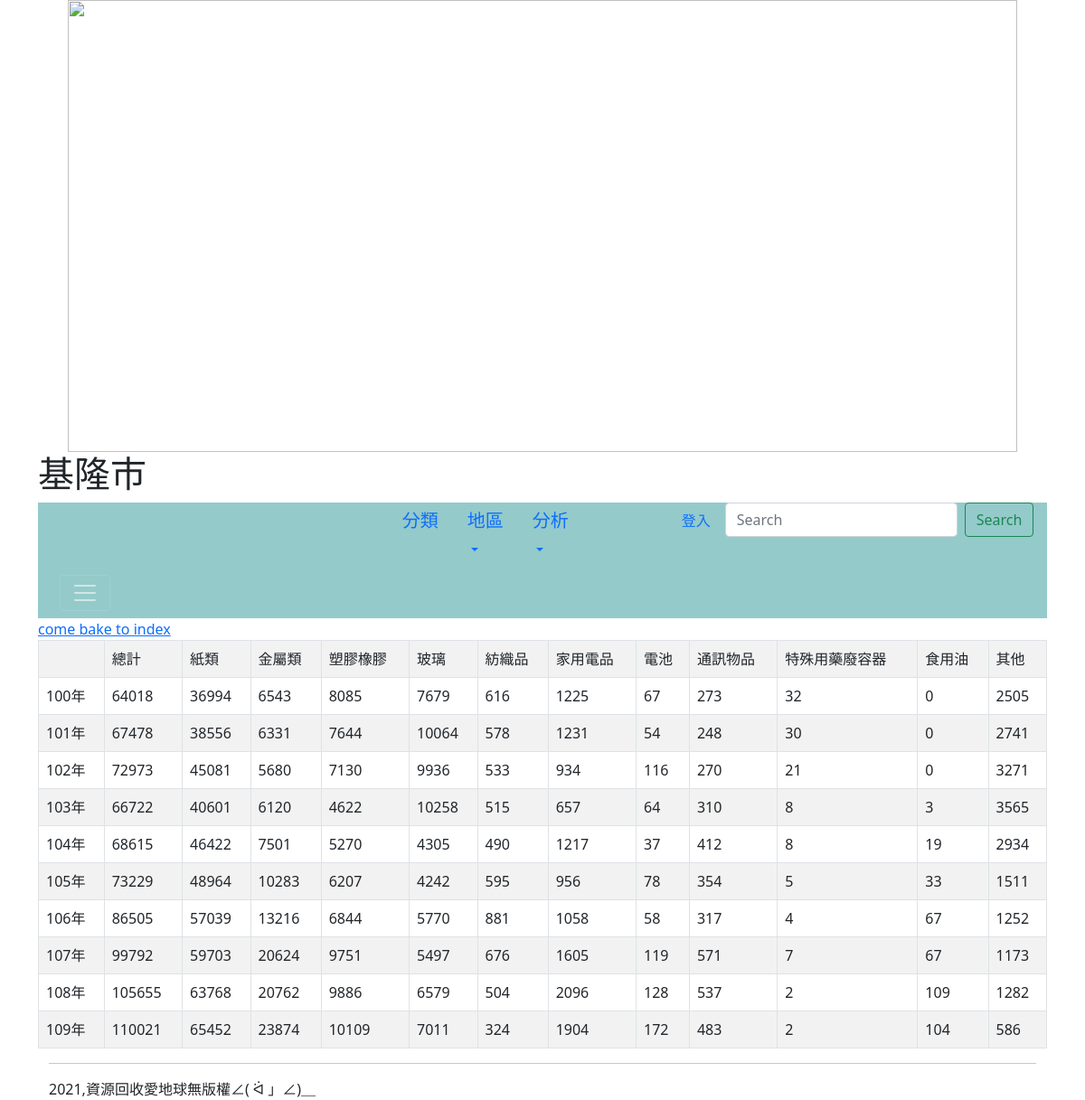
The app's page /keelung/ with its own data.
### mysite/models.py (models this page shows, shortened)
class Type(models.Model):
	年度 = models.CharField(max_length=200)
	地區 =models.CharField(max_length=200)
	總計 = models.PositiveIntegerField(default=0)
	紙類 = models.PositiveIntegerField(default=0)
	金屬類 = models.PositiveIntegerField(default=0)
	塑膠橡膠= models.PositiveIntegerField(default=0)
	玻璃 = models.PositiveIntegerField(default=0)
	紡織品 = models.PositiveIntegerField(default=0)
	家用電品 = models.PositiveIntegerField(default=0)
	電池 = models.PositiveIntegerField(default=0)
	通訊物品 = models.PositiveIntegerField(default=0)
	特殊用藥廢容器 = models.PositiveIntegerField(default=0)
	食用油 = models.PositiveIntegerField(default=0)
	其他 = models.PositiveIntegerField(default=0)

### mysite/views.py (the view)
# urls.py: path('keelung/',keelung),
def keelung(request):
	types=Type.objects.all()
	types2=Type.objects.filter(地區="基隆市")
	return render(request, "keelung.html", locals())

### templates/keelung.html (shortened to what this page needs)
{% extends "base.html" %}
{% block headmessage %} <h1>基隆市</h1> {% endblock %}
{% block content %}
<a href="/">come bake to index</a><br>
<table class='table table-striped table-bordered'>
	<tr>
		<td>     </td>
		<td>總計</td>
		<td>紙類</td>
		<td>金屬類</td>
		<td>塑膠橡膠</td>
		<td>玻璃</td>
		<td>紡織品</td>
		<td>家用電品</td>
		<td>電池</td>
		<td>通訊物品</td>
		<td>特殊用藥廢容器</td>
		<td>食用油</td>
		<td>其他</td>
	</tr>
	{% for type in types2 %}
	<tr>
		<td>{{ type.年度 }}</td>
		<td>{{ type.總計 }}</td>
		<td>{{ type.紙類 }}</td>
		<td>{{ type.金屬類 }}</td>
		<td>{{ type.塑膠橡膠 }}</td>
		<td>{{ type.玻璃 }}</td>
		<td>{{ type.紡織品 }}</td>
		<td>{{ type.家用電品 }}</td>
		<td>{{ type.電池 }}</td>
		<td>{{ type.通訊物品 }}</td>
		<td>{{ type.特殊用藥廢容器 }}</td>
		<td>{{ type.食用油 }}</td>
		<td>{{ type.其他 }}</td>
	</tr>
	{% endfor %}
</table>
{% endblock %}

### records on screen
Type: 年度 "100年", 總計 "64018", 紙類 "36994", 金屬類 "6543", 塑膠橡膠 "8085", 玻璃 "7679", 紡織品 "616", 家用電品 "1225", 電池 "67", 通訊物品 "273", 特殊用藥廢容器 "32", 食用油 "0", 其他 "2505"
Type: 年度 "101年", 總計 "67478", 紙類 "38556", 金屬類 "6331", 塑膠橡膠 "7644", 玻璃 "10064", 紡織品 "578", 家用電品 "1231", 電池 "54", 通訊物品 "248", 特殊用藥廢容器 "30", 食用油 "0", 其他 "2741"
Type: 年度 "102年", 總計 "72973", 紙類 "45081", 金屬類 "5680", 塑膠橡膠 "7130", 玻璃 "9936", 紡織品 "533", 家用電品 "934", 電池 "116", 通訊物品 "270", 特殊用藥廢容器 "21", 食用油 "0", 其他 "3271"
Type: 年度 "103年", 總計 "66722", 紙類 "40601", 金屬類 "6120", 塑膠橡膠 "4622", 玻璃 "10258", 紡織品 "515", 家用電品 "657", 電池 "64", 通訊物品 "310", 特殊用藥廢容器 "8", 食用油 "3", 其他 "3565"
Type: 年度 "104年", 總計 "68615", 紙類 "46422", 金屬類 "7501", 塑膠橡膠 "5270", 玻璃 "4305", 紡織品 "490", 家用電品 "1217", 電池 "37", 通訊物品 "412", 特殊用藥廢容器 "8", 食用油 "19", 其他 "2934"
Type: 年度 "105年", 總計 "73229", 紙類 "48964", 金屬類 "10283", 塑膠橡膠 "6207", 玻璃 "4242", 紡織品 "595", 家用電品 "956", 電池 "78", 通訊物品 "354", 特殊用藥廢容器 "5", 食用油 "33", 其他 "1511"
Type: 年度 "106年", 總計 "86505", 紙類 "57039", 金屬類 "13216", 塑膠橡膠 "6844", 玻璃 "5770", 紡織品 "881", 家用電品 "1058", 電池 "58", 通訊物品 "317", 特殊用藥廢容器 "4", 食用油 "67", 其他 "1252"
Type: 年度 "107年", 總計 "99792", 紙類 "59703", 金屬類 "20624", 塑膠橡膠 "9751", 玻璃 "5497", 紡織品 "676", 家用電品 "1605", 電池 "119", 通訊物品 "571", 特殊用藥廢容器 "7", 食用油 "67", 其他 "1173"
Type: 年度 "108年", 總計 "105655", 紙類 "63768", 金屬類 "20762", 塑膠橡膠 "9886", 玻璃 "6579", 紡織品 "504", 家用電品 "2096", 電池 "128", 通訊物品 "537", 特殊用藥廢容器 "2", 食用油 "109", 其他 "1282"
Type: 年度 "109年", 總計 "110021", 紙類 "65452", 金屬類 "23874", 塑膠橡膠 "10109", 玻璃 "7011", 紡織品 "324", 家用電品 "1904", 電池 "172", 通訊物品 "483", 特殊用藥廢容器 "2", 食用油 "104", 其他 "586"
